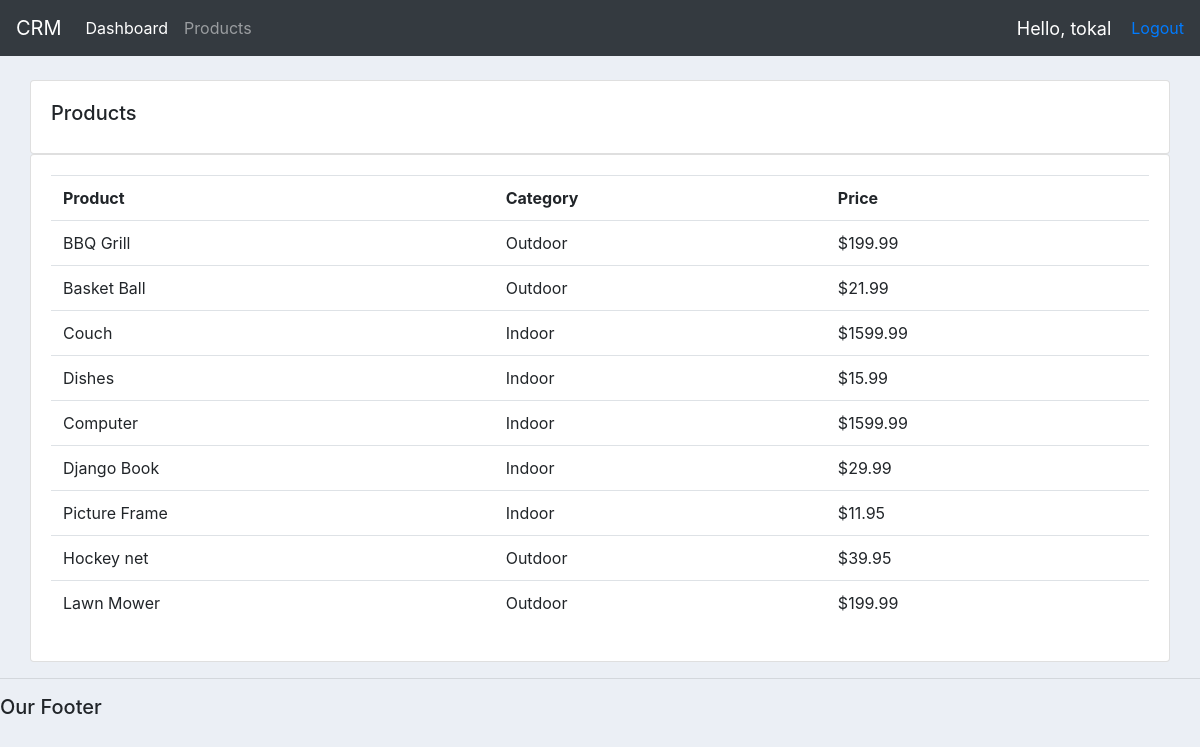
The app's page /products/ (signed in), older data.
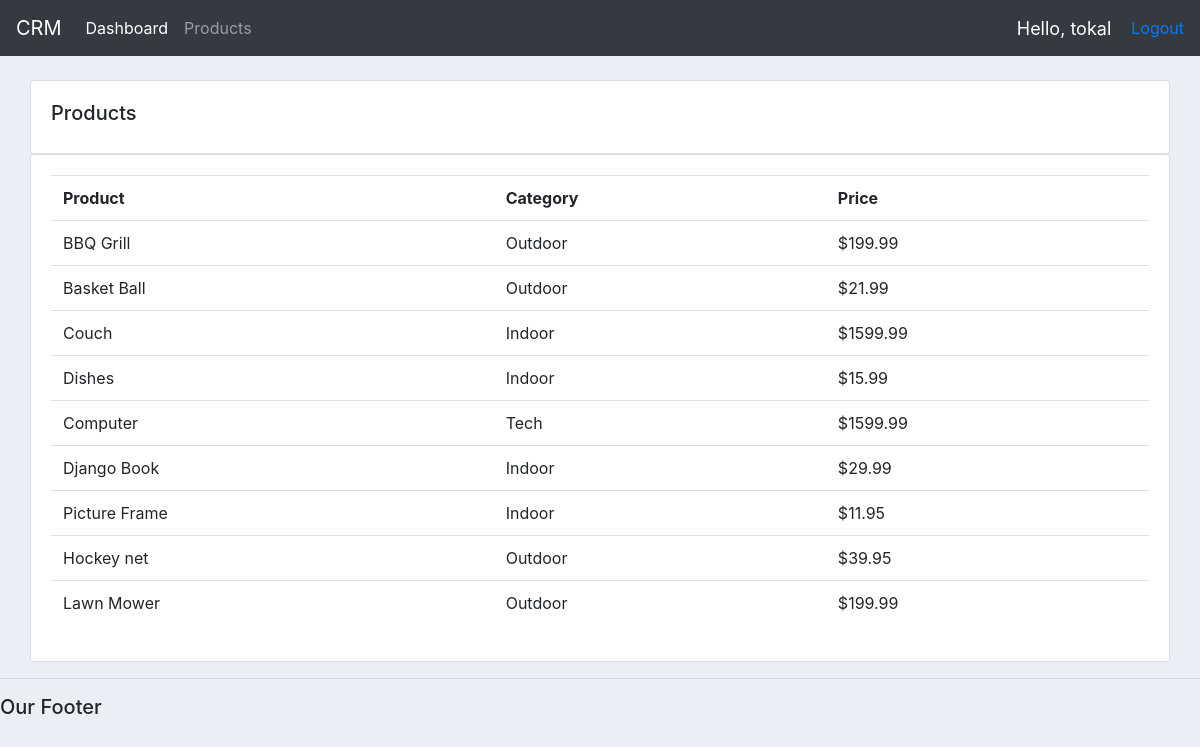
The same page, newer data.
### accounts/models.py (models this page shows, shortened)
class Product(models.Model):
    CATEGORY = (
                ('Indoor', 'Indoor'),
                ('Outdoor', 'Outdoor'),
                ('Tech', 'Tech'),
                )
    name = models.CharField(max_length=200, null=True)
    price = models.FloatField(null=True)
    category = models.CharField(max_length=200, null=True, choices=CATEGORY)
    description = models.CharField(max_length=200, null=True, blank=True)
    date_created = models.DateTimeField(auto_now=True)
    tags = models.ManyToManyField(Tag)

### accounts/views.py (the view)
# urls.py: path('products/', views.products, name='products'),
@login_required(login_url='login')
def products(request):
    products = Product.objects.all()
    return render(request, 'accounts/products.html', {'products' :products})

### accounts/templates/accounts/products.html
{% extends 'accounts/main.html' %}
{% block content %}
<br>
<div class='container-fluid'>
    <div class='row'>
        <div class='col-md'>
            <div class='card card-body'>
                <h5>Products</h5>
            </div>
            <div class='card card-body'>
                <table class='table'>
                    <tr>
                        <th>Product</th>
                        <th>Category</th>
                        <th>Price</th>
                    </tr>
                    {% for i in products %}
                    <tr>
                      <td>{{ i.name }}</td>
                      <td>{{ i.category}}</td>
                      <td>${{ i.price}}</td>
                    </tr>
                    {% endfor %}
                </table>
            </div>
        </div>
    </div>
</div>
{% endblock content %}

Row changes from the older to the newer data that the page shows:
changed Product "Computer": category "Indoor" → "Tech"
